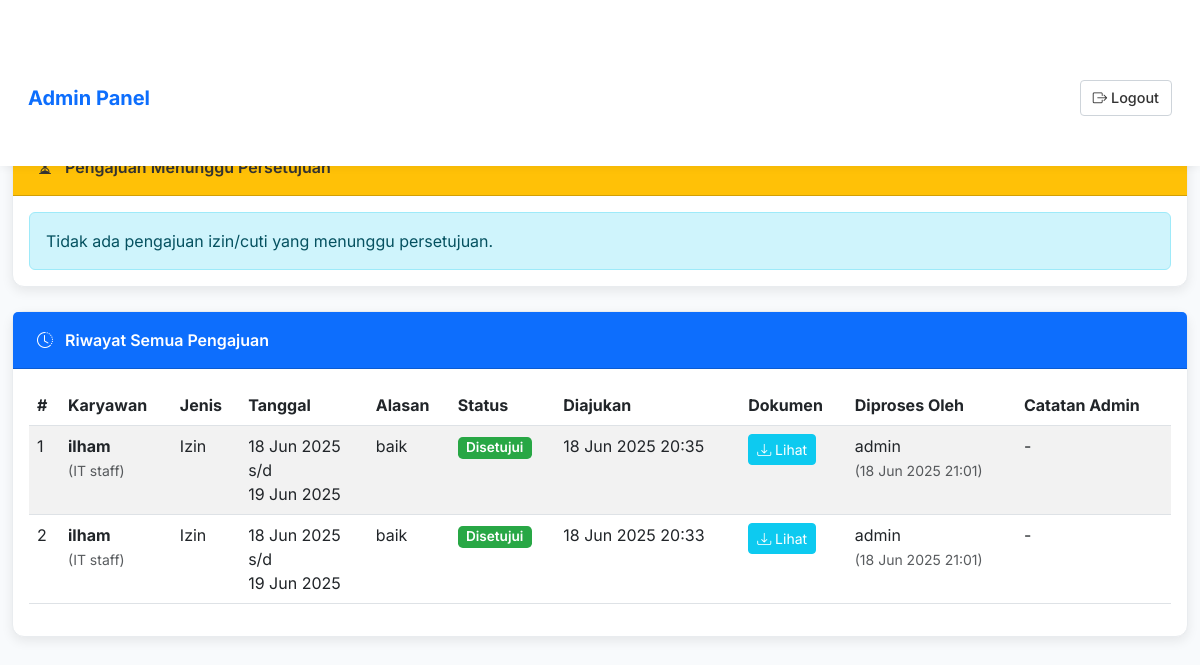
Screenshot of /admin/persetujuan_izin_cuti.php (signed in) with the database file from the repository.
### tables this page shows
CREATE TABLE `pengajuan_izin_cuti` (
  `id` int NOT NULL,
  `user_id` int NOT NULL,
  `jenis_pengajuan` enum('izin','cuti') NOT NULL,
  `tanggal_mulai` date NOT NULL,
  `tanggal_akhir` date NOT NULL,
  `alasan` text NOT NULL,
  `dokumen_pendukung` varchar(255) DEFAULT NULL,
  `status` enum('pending','disetujui','ditolak') NOT NULL DEFAULT 'pending',
  `tanggal_pengajuan` datetime DEFAULT CURRENT_TIMESTAMP,
  `disetujui_oleh` int DEFAULT NULL,
  `tanggal_persetujuan` datetime DEFAULT NULL,
  `catatan_admin` text
);

CREATE TABLE `karyawan` (
  `id` int NOT NULL,
  `nama` varchar(100) NOT NULL,
  `jabatan` varchar(100) DEFAULT NULL,
  `email` varchar(100) DEFAULT NULL,
  `created_at` timestamp NOT NULL DEFAULT CURRENT_TIMESTAMP
);

CREATE TABLE `user` (
  `id` int NOT NULL,
  `username` varchar(50) NOT NULL,
  `password` varchar(255) NOT NULL,
  `nama` varchar(100) NOT NULL,
  `role` enum('admin','user') NOT NULL DEFAULT 'user',
  `created_at` timestamp NOT NULL DEFAULT CURRENT_TIMESTAMP
);

### includes/function.php (called while the page is built, shortened)
<?php
function get_all_leave_requests_history() {
    global $conn;
    $requests = [];
    $stmt = $conn->prepare("
        SELECT
            pic.*,
            k.nama AS nama_karyawan,
            k.jabatan AS jabatan_karyawan,
            u.username AS admin_username
        FROM
            pengajuan_izin_cuti pic
        JOIN
            karyawan k ON pic.user_id = k.id
        LEFT JOIN
            user u ON pic.disetujui_oleh = u.id
        ORDER BY
            pic.tanggal_pengajuan DESC
    ");
    $stmt->execute();
    $result = $stmt->get_result();
    while ($row = $result->fetch_assoc()) {
        $requests[] = $row;
    }
    return $requests;
}
?>

### admin/persetujuan_izin_cuti.php (the view, shortened to what this page needs)
<?php
require '../includes/config.php';
require '../includes/function.php';
$pending_requests = get_all_pending_leave_requests();
$all_requests_history = get_all_leave_requests_history();
?>
<!DOCTYPE html>
<html lang="id">
<head>
    <link href="https://cdn.jsdelivr.net/npm/bootstrap@5.3.0/dist/css/bootstrap.min.css" rel="stylesheet">
    <link href="https://cdn.jsdelivr.net/npm/bootstrap-icons@1.10.5/font/bootstrap-icons.css" rel="stylesheet">
</head>
<body>
<nav class="navbar navbar-expand-lg fixed-top">
    <div class="container">
        <a class="navbar-brand" href="dashboard.php">Admin Panel</a>
        <div class="d-flex">
            <a href="../logout.php" class="btn btn-outline-dark btn-sm">
                <i class="bi bi-box-arrow-right"></i> Logout
            </a>
        </div>
    </div>
</nav>
<div class="container">
    <h2><i class="bi bi-calendar2-check"></i> Persetujuan Izin / Cuti</h2>
    <div class="card mb-4">
        <div class="card-header bg-warning-custom">
            <i class="bi bi-hourglass-split me-2"></i> Pengajuan Menunggu Persetujuan
        </div>
        <div class="card-body">
            <?php if (empty($pending_requests)): ?>
                <div class="alert alert-info mb-0" role="alert">
                    Tidak ada pengajuan izin/cuti yang menunggu persetujuan.
                </div>
            <?php endif; ?>
        </div>
    </div>
    <div class="card">
        <div class="card-header">
            <i class="bi bi-clock-history me-2"></i> Riwayat Semua Pengajuan
        </div>
        <div class="card-body">
            <?php if (empty($all_requests_history)): ?>
                <div class="alert alert-info mb-0" role="alert">
                    Belum ada riwayat pengajuan izin/cuti.
                </div>
            <?php else: ?>
                <div class="table-responsive">
                    <table class="table table-striped table-hover">
                        <thead>
                            <tr>
                                <th scope="col">#</th>
                                <th scope="col">Karyawan</th>
                                <th scope="col">Jenis</th>
                                <th scope="col">Tanggal</th>
                                <th scope="col">Alasan</th>
                                <th scope="col">Status</th>
                                <th scope="col">Diajukan</th>
                                <th scope="col">Dokumen</th>
                                <th scope="col">Diproses Oleh</th>
                                <th scope="col">Catatan Admin</th>
                            </tr>
                        </thead>
                        <tbody>
                            <?php $no = 1; ?>
                            <?php foreach ($all_requests_history as $req): ?>
                                <tr>
                                    <td><?= $no++ ?></td>
                                    <td>
                                        <strong><?= htmlspecialchars($req['nama_karyawan']) ?></strong>
                                        <br><small class="text-muted">(<?= htmlspecialchars($req['jabatan_karyawan'] ?? 'N/A') ?>)</small>
                                    </td>
                                    <td><?= ucfirst($req['jenis_pengajuan']) ?></td>
                                    <td>
                                        <?= date('d M Y', strtotime($req['tanggal_mulai'])) ?>
                                        <br>s/d
                                        <br><?= date('d M Y', strtotime($req['tanggal_akhir'])) ?>
                                    </td>
                                    <td><?= htmlspecialchars(substr($req['alasan'], 0, 80)) ?><?= (strlen($req['alasan']) > 80) ? '...' : '' ?></td>
                                    <td>
                                        <span class="status-badge status-badge-<?= htmlspecialchars($req['status']) ?>">
                                            <?= ucfirst($req['status']) ?>
                                        </span>
                                    </td>
                                    <td><?= date('d M Y H:i', strtotime($req['tanggal_pengajuan'])) ?></td>
                                    <td>
                                        <?php if (!empty($req['dokumen_pendukung'])): ?>
                                            <a href="../uploads/izin_cuti/<?= htmlspecialchars($req['dokumen_pendukung']) ?>" target="_blank" class="btn btn-sm btn-info text-white">
                                                <i class="bi bi-download"></i> Lihat
                                            </a>
                                        <?php else: ?>
                                            -
                                        <?php endif; ?>
                                    </td>
                                    <td>
                                        <?php if ($req['status'] != 'pending'): ?>
                                            <?= htmlspecialchars($req['admin_username'] ?? 'N/A') ?>
                                            <br><small class="text-muted">(<?= date('d M Y H:i', strtotime($req['tanggal_persetujuan'])) ?>)</small>
                                        <?php else: ?>
                                            Belum Diproses
                                        <?php endif; ?>
                                    </td>
                                    <td>
                                        <?php if (!empty($req['catatan_admin'])): ?>
                                            <span class="small-text" data-bs-toggle="tooltip" data-bs-placement="top" title="<?= htmlspecialchars($req['catatan_admin']) ?>">
                                                Lihat Catatan
                                            </span>
                                        <?php else: ?>
                                            -
                                        <?php endif; ?>
                                    </td>
                                </tr>
                            <?php endforeach; ?>
                        </tbody>
                    </table>
                </div>
            <?php endif; ?>
        </div>
    </div>
</div>
</body>
</html>

### admin/persetujuan_izin_cuti.php (style rules this page uses)
body { font-family: 'Inter', sans-serif; background-color: #f8fafc; color: #333; margin: 0; }
.navbar { background-color: #ffffff; box-shadow: 0 2px 8px rgba(0, 0, 0, 0.05); padding: 0.5rem 1rem; }
.navbar-brand { font-weight: 700; color: #0d6efd !important; font-size: 1.25rem; }
.btn-outline-dark { border-color: #ced4da; color: #333; font-weight: 500; font-size: 0.9rem; padding: 0.375rem 0.75rem; }
.container { max-width: 1200px; padding-top: 70px; padding-bottom: 40px; }
h2 { color: #0d6efd; font-weight: 700; margin-bottom: 30px; display: flex; align-items: center; gap: 10px; }
.card { border-radius: 12px; box-shadow: 0 4px 12px rgba(0, 0, 0, 0.08); border: 1px solid #e9ecef; margin-bottom: 30px; }
.card-header { background-color: #0d6efd; color: #fff; font-weight: 600; border-top-left-radius: 12px; border-top-right-radius: 12px; padding: 1rem 1.5rem; }
.table-striped tbody tr:nth-of-type(odd) { background-color: rgba(0, 0, 0, 0.03); }
.status-badge-disetujui { background-color: #28a745; color: #fff; }
.status-badge { padding: 0.3em 0.6em; border-radius: 0.3rem; font-size: 0.85em; font-weight: 600; line-height: 1; text-align: center; white-space: nowrap; vertical-align: baseline; display: inline-block; }
.bg-warning-custom { background-color: #ffc107 !important; color: #333 !important; }

### rows the page displays
pengajuan_izin_cuti: user.nama "ilham", user.jabatan "IT staff", jenis_pengajuan "Izin", tanggal_mulai "18 Jun 2025", tanggal_akhir "19 Jun 2025", alasan "baik", status "Disetujui", tanggal_pengajuan "18 Jun 2025 20:35", user.username "admin", tanggal_persetujuan "18 Jun 2025 21:01"
pengajuan_izin_cuti: user.nama "ilham", user.jabatan "IT staff", jenis_pengajuan "Izin", tanggal_mulai "18 Jun 2025", tanggal_akhir "19 Jun 2025", alasan "baik", status "Disetujui", tanggal_pengajuan "18 Jun 2025 20:33", user.username "admin", tanggal_persetujuan "18 Jun 2025 21:01"
